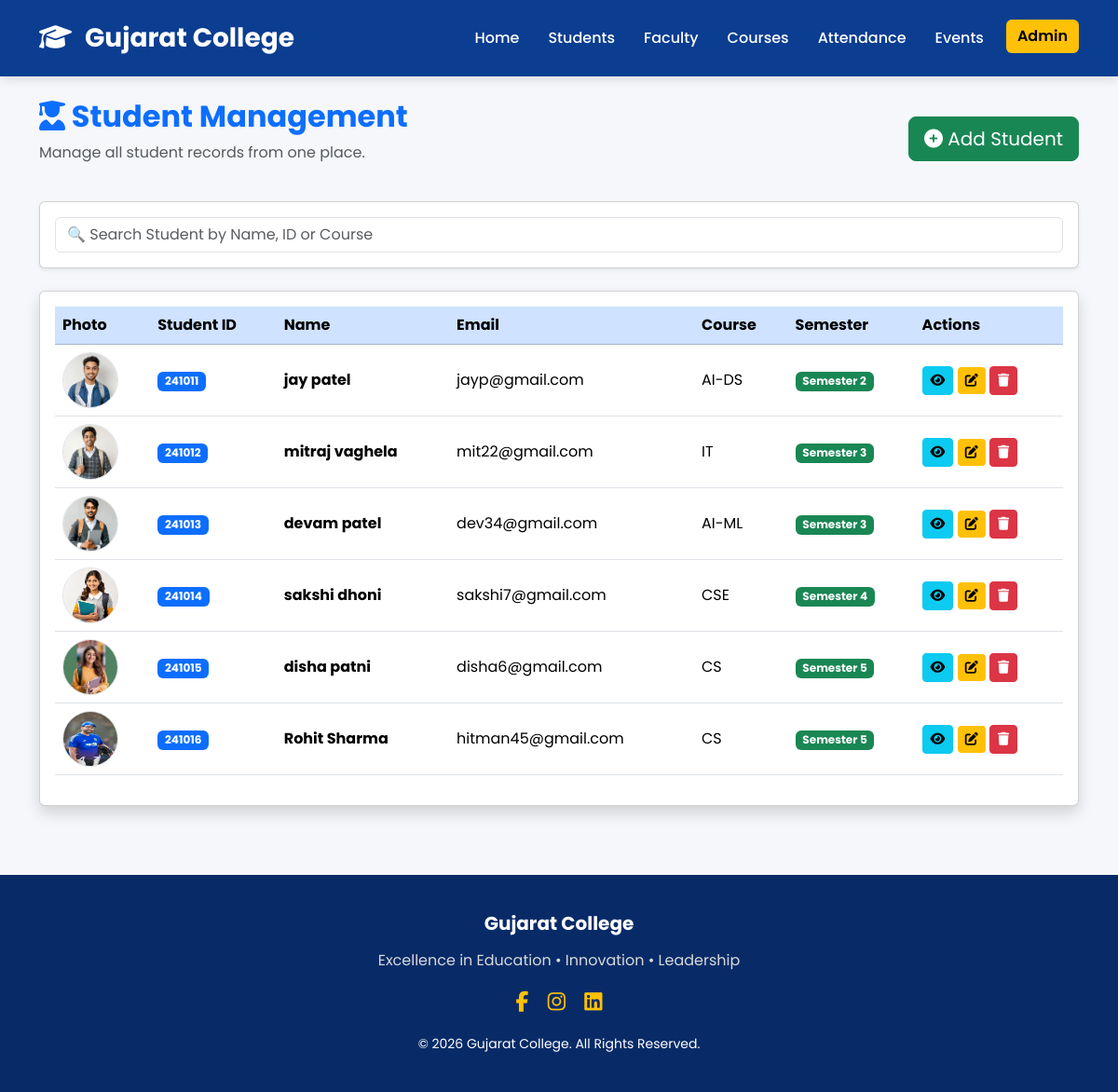
The app's page /students/ (signed in) with its own data.
### students/models.py (models this page shows, shortened)
class Student(models.Model):
    GENDER_CHOICES = (
        ("Male", "Male"),
        ("Female", "Female"),
        ("Other", "Other"),
    )
    student_id = models.CharField(
        max_length=20,
        unique=True
    )
    first_name = models.CharField(
        max_length=100
    )
    last_name = models.CharField(
        max_length=100
    )
    email = models.EmailField(
        unique=True
    )
    phone = models.CharField(
        max_length=15
    )
    gender = models.CharField(
        max_length=10,
        choices=GENDER_CHOICES
    )
    date_of_birth = models.DateField()
    address = models.TextField()
    course = models.CharField(
        max_length=100
    )
    semester = models.IntegerField()
    admission_date = models.DateField()
    photo = models.ImageField(
        upload_to="students/",
        blank=True,
        null=True
    )
    created_at = models.DateTimeField(
        auto_now_add=True
    )
    updated_at = models.DateTimeField(
        auto_now=True
    )
    class Meta:
        ordering = ["student_id"]

### students/views.py (the view)
# urls.py: path("", views.student_list, name="student_list"),
@login_required(login_url="login")
def student_list(request):
    students = Student.objects.all().order_by("student_id")
    return render(
        request,
        "students/student_list.html",
        {"students": students}
    )

### templates/students/student_list.html (shortened to what this page needs)
{% extends 'base.html' %}
{% block content %}
<div class="container py-4">
    <div class="d-flex justify-content-between align-items-center mb-4">
        <div>
            <h2 class="fw-bold text-primary">
                <i class="fas fa-user-graduate"></i>
                Student Management
            </h2>
            <p class="text-muted">
                Manage all student records from one place.
            </p>
        </div>
        <a href="{% url 'add_student' %}" class="btn btn-success btn-lg">
            <i class="fas fa-plus-circle"></i>
            Add Student
        </a>
    </div>
    <div class="card shadow-sm mb-4">
        <div class="card-body">
            <input type="text"
                   id="studentSearch"
                   class="form-control"
                   placeholder="🔍 Search Student by Name, ID or Course">
        </div>
    </div>
    <div class="card shadow">
        <div class="card-body">
            <div class="table-responsive">
                <table class="table table-hover align-middle"
                       id="studentTable">
                    <thead class="table-primary">
                        <tr>
                            <th>Photo</th>
                            <th>Student ID</th>
                            <th>Name</th>
                            <th>Email</th>
                            <th>Course</th>
                            <th>Semester</th>
                            <th>Actions</th>
                        </tr>
                    </thead>
                    <tbody>
                        {% for student in students %}
                        <tr>
                            <td>
                                {% if student.photo %}
                                <img src="{{ student.photo.url }}"
                                     width="60"
                                     height="60"
                                     class="rounded-circle border">
                                {% else %}
                                <img src="https://ui-avatars.com/api/?name={{ student.first_name }}+{{ student.last_name }}&background=0D6EFD&color=fff"
                                     width="60"
                                     class="rounded-circle">
                                {% endif %}
                            </td>
                            <td>
                                <span class="badge bg-primary">
                                    {{ student.student_id }}
                                </span>
                            </td>
                            <td>
                                <strong>
                                    {{ student.first_name }}
                                    {{ student.last_name }}
                                </strong>
                            </td>
                            <td>
                                {{ student.email }}
                            </td>
                            <td>
                                {{ student.course }}
                            </td>
                            <td>
                                <span class="badge bg-success">
                                    Semester {{ student.semester }}
                                </span>
                            </td>
                            <td>
                                <a href="{% url 'student_detail' student.id %}"
                                   class="btn btn-info btn-sm">
                                    <i class="fas fa-eye"></i>
                                </a>
                                <a href="{% url 'edit_student' student.id %}"
                                   class="btn btn-warning btn-sm">
                                    <i class="fas fa-edit"></i>
                                </a>
                                <a href="{% url 'delete_student' student.id %}"
                                   class="btn btn-danger btn-sm">
                                    <i class="fas fa-trash"></i>
                                </a>
                            </td>
                        </tr>
                        {% endfor %}
                    </tbody>
                </table>
            </div>
        </div>
    </div>
</div>
{% endblock %}

### templates/base.html (shortened to what this page needs)
{% load static %}
<!DOCTYPE html>
<html lang="en">
<head>
    <link href="https://cdn.jsdelivr.net/npm/bootstrap@5.3.3/dist/css/bootstrap.min.css" rel="stylesheet">
    <link rel="stylesheet"
          href="https://cdnjs.cloudflare.com/ajax/libs/font-awesome/6.6.0/css/all.min.css">
    <link rel="stylesheet" href="{% static 'css/style.css' %}">
</head>
<body>
<nav class="navbar navbar-expand-lg custom-navbar">
    <div class="container">
        <a class="navbar-brand fw-bold" href="/">
            <i class="fas fa-graduation-cap me-2"></i>
            Gujarat College
        </a>
        <div class="collapse navbar-collapse" id="navbarNav">
            <ul class="navbar-nav ms-auto">
                <li class="nav-item">
                    <a class="nav-link" href="/">
                        Home
                    </a>
                </li>
                <li class="nav-item">
                    <a class="nav-link" href="/students/">
                        Students
                    </a>
                </li>
                <li class="nav-item">
                    <a class="nav-link" href="/faculty/">
                        Faculty
                    </a>
                </li>
                <li class="nav-item">
                    <a class="nav-link" href="/courses/">
                        Courses
                    </a>
                </li>
                <li class="nav-item">
                    <a class="nav-link" href="/attendance/">
                        Attendance
                    </a>
                </li>
                <li class="nav-item">
                    <a class="nav-link" href="/events/">
                        Events
                    </a>
                </li>
                <li class="nav-item ms-lg-3">
                    <a href="/admin/" class="btn btn-warning">
                        Admin
                    </a>
                </li>
            </ul>
        </div>
    </div>
</nav>
<main>
    {% block content %}
    {% endblock %}
</main>
<footer class="footer">
    <div class="container text-center">
        <h5 class="mb-3">
            Gujarat College
        </h5>
        <p>
            Excellence in Education • Innovation • Leadership
        </p>
        <div class="mb-3">
            <a href="#"><i class="fab fa-facebook-f"></i></a>
            <a href="#"><i class="fab fa-instagram mx-3"></i></a>
            <a href="#"><i class="fab fa-linkedin"></i></a>
        </div>
        <small>
            © 2026 Gujarat College. All Rights Reserved.
        </small>
    </div>
</footer>
</body>
</html>

### static/css/style.css (style rules this page uses)
* { margin:0; padding:0; box-sizing:border-box; font-family:'Poppins',sans-serif; }
body { background:#f5f7fa; color:#333; }
.custom-navbar { background:#0b3d91; padding:15px 0; box-shadow:0 4px 10px rgba(0,0,0,.1); }
.navbar-brand { color:#fff !important; font-size:28px; font-weight:700; }
.nav-link { color:#fff !important; margin-left:15px; font-weight:500; transition:.3s; }
.btn-warning { background:#ffc107; border:none; color:#000; font-weight:600; }
.footer { background:#082b68; color:white; padding:40px 0; margin-top:50px; }
.footer h5 { font-weight:700; }
.footer p { color:#d9d9d9; }
.footer a { color:#ffc107; font-size:22px; text-decoration:none; }

### records on screen
Student: photo (picture), student_id "241011", first_name "jay", last_name "patel", email "jayp@gmail.com", course "AI-DS", semester "2"
Student: photo (picture), student_id "241012", first_name "mitraj", last_name "vaghela", email "mit22@gmail.com", course "IT", semester "3"
Student: photo (picture), student_id "241013", first_name "devam", last_name "patel", email "dev34@gmail.com", course "AI-ML", semester "3"
Student: photo (picture), student_id "241014", first_name "sakshi", last_name "dhoni", email "sakshi7@gmail.com", course "CSE", semester "4"
Student: photo (picture), student_id "241015", first_name "disha", last_name "patni", email "disha6@gmail.com", course "CS", semester "5"
Student: photo (picture), student_id "241016", first_name "Rohit", last_name "Sharma", email "hitman45@gmail.com", course "CS", semester "5"
